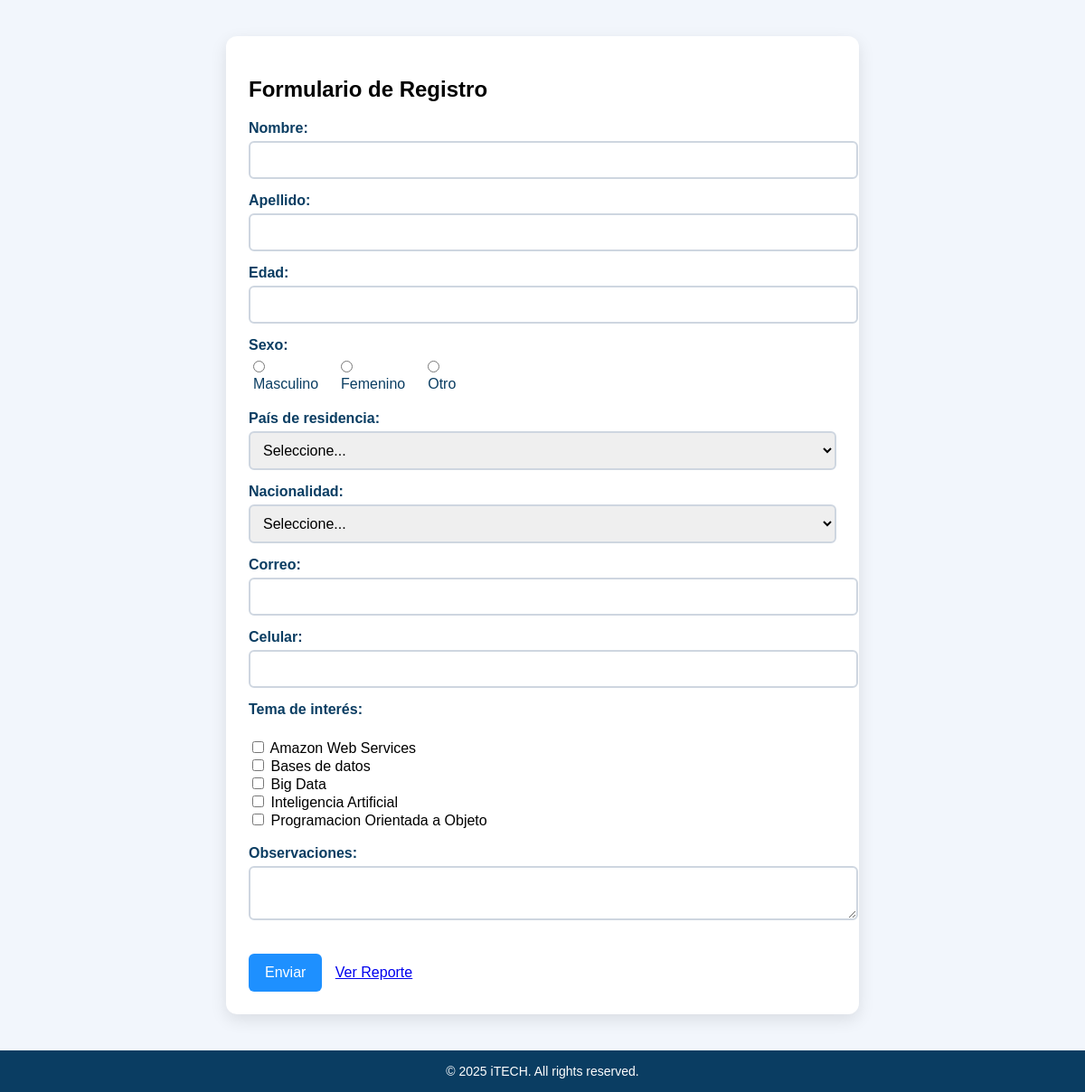
The page / on the database its author committed.
### tables this page shows
CREATE TABLE IF NOT EXISTS `temas` (
  `ID` int NOT NULL AUTO_INCREMENT,
  `Nombre` varchar(255) NOT NULL,
  PRIMARY KEY (`ID`)
);

### db.php (called while the page is built, shortened)
<?php
class Database {
    private $host = "localhost";
    private $dbname = "parcial_2";
    private $user = "root";
    private $pass = "";
    public $conn;
    public function conectar() {
        try {
            $this->conn = new PDO(
                "mysql:host={$this->host};dbname={$this->dbname};charset=utf8",
                $this->user,
                $this->pass
            );
            $this->conn->setAttribute(PDO::ATTR_ERRMODE, PDO::ERRMODE_EXCEPTION);
        } catch (PDOException $e) {
            die("Error de conexión: " . $e->getMessage());
        }
        return $this->conn;
    }
    public function getTemas() {
        $stmt = $this->conn->prepare("SELECT ID, Nombre FROM temas ORDER BY Nombre ASC");
        $stmt->execute();
        return $stmt->fetchAll(PDO::FETCH_ASSOC);
    }
}

### index.php (the view, shortened to what this page needs)
<?php
require "db.php";
$db = new Database();
$temas = $db->getTemas();
$anio = date("Y");
?>
<!DOCTYPE html>
<html lang="es">
<head>
    <link rel="stylesheet" href="estilo.css">
</head>
<body>
<div class="form-container">
    <h2>Formulario de Registro</h2>
    <form action="validar.php" method="POST">
        <label>Nombre:</label>
        <input type="text" name="nombre" required>
        <label>Apellido:</label>
        <input type="text" name="apellido" required>
        <label>Edad:</label>
        <input type="number" name="edad" min="1" required>
        <label>Sexo:</label>
        <div class="radio-group">
            <div>
                <input type="radio" name="sexo" value="M" required>
                <label>Masculino</label>
            </div>
            <div>
                <input type="radio" name="sexo" value="F" required>
                <label>Femenino</label>
            </div>
            <div>
                <input type="radio" name="sexo" value="NA" required>
                <label>Otro</label>
            </div>
        </div>
        <label>País de residencia:</label>
        <select name="pais_residente" required>
            <option value="">Seleccione...</option>
        </select>
        <label>Nacionalidad:</label>
        <select name="nacionalidad" required>
            <option value="">Seleccione...</option>
        </select>
        <label>Correo:</label>
        <input type="email" name="correo" required>
        <label>Celular:</label>
        <input type="text" name="celular" required>
        <label>Tema de interés:</label><br>
        <?php foreach ($temas as $t): ?>
            <input type="checkbox" name="temas[]" value="<?= $t['ID'] ?>"> <?= $t['Nombre'] ?><br>
        <?php endforeach; ?>
        <br>
        <label>Observaciones:</label>
        <textarea name="observaciones"></textarea>
        <br><br>
        <div class="botones-form">
            <button type="submit">Enviar</button>
            <a href="reporte.php" class="btn-reporte">Ver Reporte</a>
        </div>
    </form>
</div>
<footer>
    © <?= $anio ?> iTECH. All rights reserved.
</footer>
</body>
</html>

### estilo.css (style rules this page uses)
body { font-family: Arial, Helvetica, sans-serif; background: #f2f6fc; margin: 0; padding: 0; }
.form-container { width: 100%; max-width: 650px; margin: 40px auto; background: #ffffff; padding: 25px; border-radius: 12px; box-shadow: 0px 6px 18px rgba(0,0,0,0.1); display: block; }
label { font-weight: bold; display: block; margin-bottom: 5px; color: #0a3d62; }
input[type="text"], input[type="number"], input[type="email"], select, textarea { width: 100%; padding: 10px; margin-bottom: 15px; border: 2px solid #ced6e0; border-radius: 6px; font-size: 16px; transition: 0.3s; }
.radio-group { display: flex; gap: 20px; margin-bottom: 15px; align-items: center; }
.radio-group label { font-weight: normal; margin-left: 5px; }
button, .btn { background-color: #1e90ff; color: white; border: none; padding: 12px 18px; font-size: 16px; cursor: pointer; border-radius: 6px; transition: 0.3s; margin-right: 10px; }
footer { margin-top: 30px; text-align: center; padding: 15px; background: #0a3d62; color: white; font-size: 14px; }

### rows shown on the page
temas: Nombre "Amazon Web Services"
temas: Nombre "Bases de datos"
temas: Nombre "Big Data"
temas: Nombre "Inteligencia Artificial"
temas: Nombre "Programacion Orientada a Objeto"
